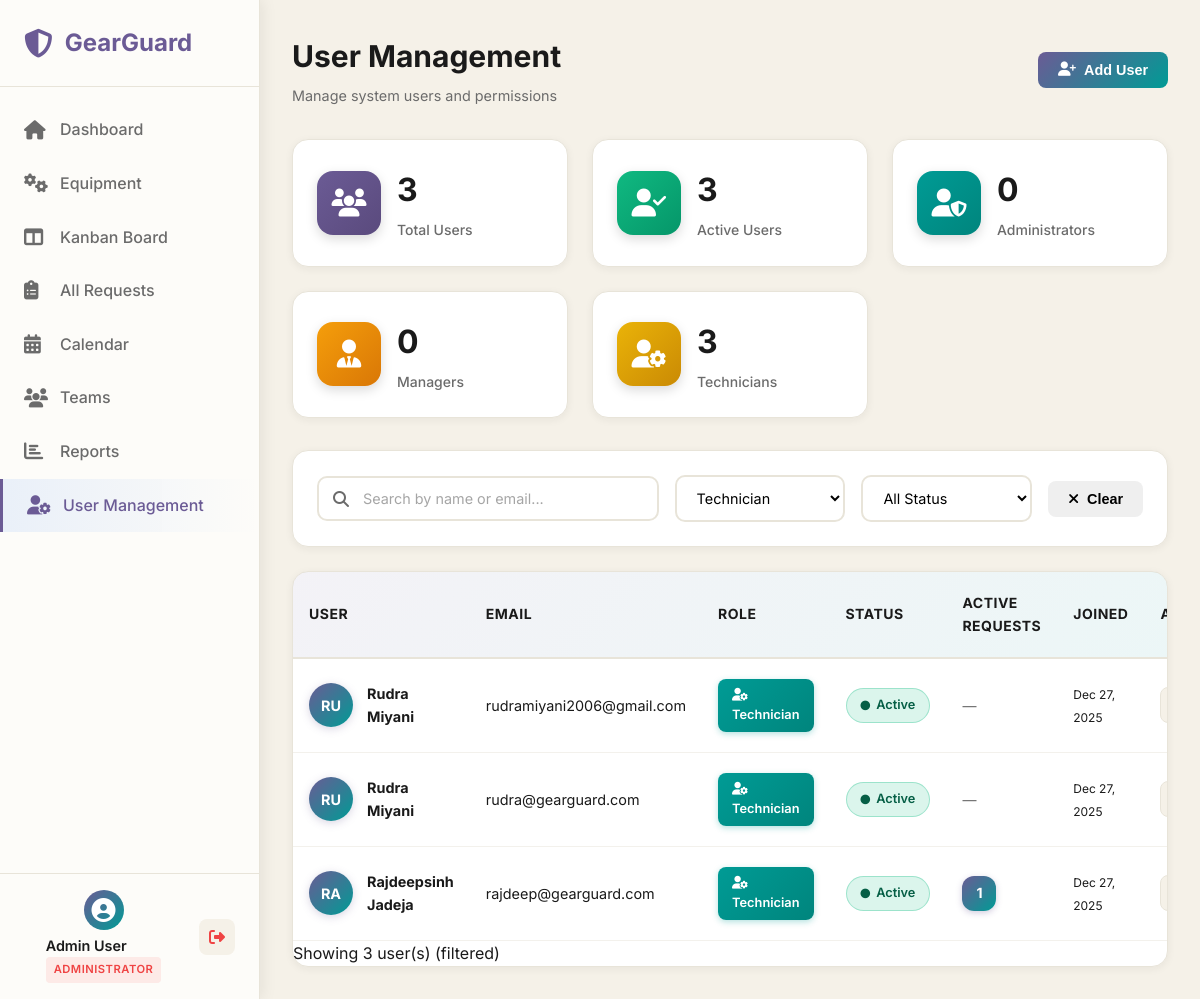
Before: /pages/users.php?role=technician (signed in) with the older database file.
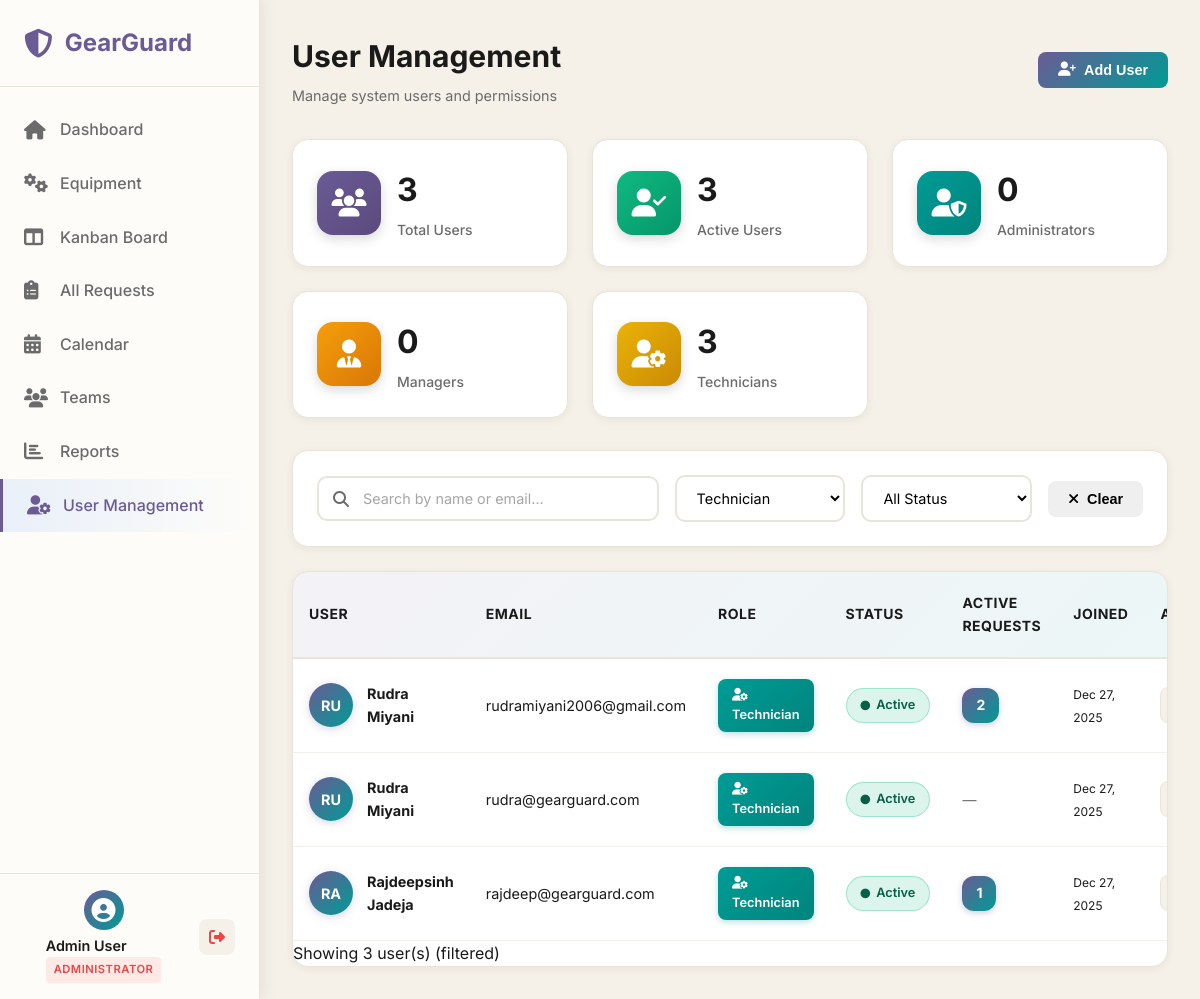
After: the same page with the newer database file.
### tables this page shows
CREATE TABLE `users` (
  `id` int(11) NOT NULL,
  `name` varchar(100) NOT NULL,
  `email` varchar(100) NOT NULL,
  `password` varchar(255) NOT NULL,
  `role` enum('admin','manager','technician','user') NOT NULL DEFAULT 'user',
  `avatar` varchar(255) DEFAULT NULL,
  `is_active` tinyint(1) DEFAULT 1,
  `failed_attempts` int(11) DEFAULT 0,
  `locked_until` datetime DEFAULT NULL,
  `last_login` datetime DEFAULT NULL,
  `email_verified` tinyint(1) DEFAULT 0,
  `verification_token` varchar(100) DEFAULT NULL,
  `reset_token` varchar(100) DEFAULT NULL,
  `reset_token_expiry` datetime DEFAULT NULL,
  `created_at` timestamp NOT NULL DEFAULT current_timestamp(),
  `updated_at` timestamp NOT NULL DEFAULT current_timestamp() ON UPDATE current_timestamp()
);

### php/config.php (called while the page is built, shortened)
<?php
function isLoggedIn()
{
    return isset($_SESSION['user_id']) && !empty($_SESSION['user_id']);
}
function getCurrentUser()
{
    return [
        'id' => $_SESSION['user_id'],
        'name' => $_SESSION['user_name'],
        'email' => $_SESSION['user_email'],
        'role' => $_SESSION['user_role']
    ];
}
?>

### pages/users.php (the view, shortened to what the changed rows need)
<?php
require_once '../php/config.php';
$user = getCurrentUser();
$searchQuery = isset($_GET['search']) ? sanitizeInput($_GET['search']) : '';
$filterRole = isset($_GET['role']) ? sanitizeInput($_GET['role']) : '';
$filterStatus = isset($_GET['status']) ? sanitizeInput($_GET['status']) : '';
try {
    $sql = "
        SELECT
            u.id,
            u.name,
            u.email,
            u.role,
            u.is_active,
            u.created_at,
            COUNT(DISTINCT mr.id) as assigned_requests
        FROM users u
        LEFT JOIN maintenance_requests mr ON u.id = mr.assigned_to AND mr.stage IN ('new', 'in_progress')
        WHERE 1=1
    ";
    $params = [];
    if (!empty($filterRole)) {
        $sql .= " AND u.role = ?";
        $params[] = $filterRole;
    }
    $sql .= " GROUP BY u.id ORDER BY u.created_at DESC";
    $stmt = $conn->prepare($sql);
    $stmt->execute($params);
    $users = $stmt->fetchAll();
} catch (PDOException $e) {
    error_log("Users list error: " . $e->getMessage());
    $users = [];
}
?>
<!DOCTYPE html>
<html lang="en">
<head>
    <link rel="stylesheet" href="../css/dashboard.css">
    <link rel="stylesheet" href="../css/users.css">
    <link rel="stylesheet" href="../css/modal.css">
    <link rel="stylesheet" href="https://cdnjs.cloudflare.com/ajax/libs/font-awesome/6.5.1/css/all.min.css">
</head>
<body>
    <main class="main-content">
        <header class="top-header">
            <div>
                <h1>User Management</h1>
            </div>
        </header>
        <section class="table-section">
            <?php if (empty($users)): ?>
                <div class="empty-state">
                    <i class="fas fa-users"></i>
                    <h3>No Users Found</h3>
                    <p>
                        <?php if ($searchQuery || $filterRole || $filterStatus): ?>
                            No users match your filters. Try adjusting your search criteria.
                        <?php else: ?>
                            Start by adding users to the system.
                        <?php endif; ?>
                    </p>
                </div>
            <?php else: ?>
                <div class="table-container">
                    <table class="data-table">
                        <thead>
                            <tr>
                                <th>User</th>
                                <th>Email</th>
                                <th>Role</th>
                                <th>Status</th>
                                <th>Active Requests</th>
                                <th>Joined</th>
                                <th>Actions</th>
                            </tr>
                        </thead>
                        <tbody>
                            <?php foreach ($users as $usr): ?>
                                <tr>
                                    <td>
                                        <div class="user-cell">
                                            <div class="user-avatar-small">
                                                <?php echo strtoupper(substr($usr['name'], 0, 2)); ?>
                                            </div>
                                            <strong><?php echo htmlspecialchars($usr['name']); ?></strong>
                                        </div>
                                    </td>
                                    <td><?php echo htmlspecialchars($usr['email']); ?></td>
                                    <td>
                                        <span class="badge badge-role-<?php echo $usr['role']; ?>">
                                            <i class="fas fa-<?php
                                            echo $usr['role'] === 'admin' ? 'user-shield' :
                                                ($usr['role'] === 'manager' ? 'user-tie' : 'user-cog');
                                            ?>"></i>
                                            <?php echo ucfirst($usr['role']); ?>
                                        </span>
                                    </td>
                                    <td>
                                        <?php if ($usr['is_active']): ?>
                                            <span class="status-badge status-active">
                                                <i class="fas fa-circle"></i>
                                                Active
                                            </span>
                                        <?php endif; ?>
                                    </td>
                                    <td>
                                        <?php if ($usr['assigned_requests'] > 0): ?>
                                            <span class="count-badge"><?php echo $usr['assigned_requests']; ?></span>
                                        <?php else: ?>
                                            <span class="text-muted">—</span>
                                        <?php endif; ?>
                                    </td>
                                    <td>
                                        <small><?php echo date('M d, Y', strtotime($usr['created_at'])); ?></small>
                                    </td>
                                    <td>
                                        <div class="action-buttons">
                                            <?php if ($usr['id'] != $user['id']): ?>
                                                <button class="btn-icon" onclick='editUser(<?php echo json_encode($usr); ?>)'
                                                    title="Edit User">
                                                </button>
                                            <?php else: ?>
                                                <span class="text-muted">(You)</span>
                                            <?php endif; ?>
                                        </div>
                                    </td>
                                </tr>
                            <?php endforeach; ?>
                        </tbody>
                    </table>
                </div>
            <?php endif; ?>
        </section>
    </main>
</body>
</html>

Changed rows visible on the page:
changed users "rudramiyani2006@gmail.com": assigned_requests (not shown) → "2"; no longer shows "—"
